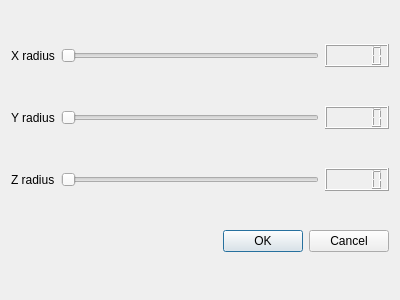
<?xml version="1.0" encoding="UTF-8"?>
<ui version="4.0">
 <class>EllispoidDialog</class>
 <widget class="QDialog" name="EllispoidDialog">
  <property name="geometry">
   <rect>
    <x>0</x>
    <y>0</y>
    <width>400</width>
    <height>300</height>
   </rect>
  </property>
  <property name="windowTitle">
   <string>Dialog</string>
  </property>
  <layout class="QGridLayout" name="gridLayout">
   <item row="0" column="0">
    <widget class="QLabel" name="label">
     <property name="text">
      <string>X radius</string>
     </property>
    </widget>
   </item>
   <item row="0" column="1">
    <widget class="QSlider" name="XSlider">
     <property name="orientation">
      <enum>Qt::Horizontal</enum>
     </property>
    </widget>
   </item>
   <item row="0" column="2">
    <widget class="QLCDNumber" name="lcdNumber"/>
   </item>
   <item row="1" column="0">
    <widget class="QLabel" name="label_2">
     <property name="text">
      <string>Y radius</string>
     </property>
    </widget>
   </item>
   <item row="1" column="1">
    <widget class="QSlider" name="YSlider">
     <property name="orientation">
      <enum>Qt::Horizontal</enum>
     </property>
    </widget>
   </item>
   <item row="1" column="2">
    <widget class="QLCDNumber" name="lcdNumber_2"/>
   </item>
   <item row="2" column="0">
    <widget class="QLabel" name="label_3">
     <property name="text">
      <string>Z radius</string>
     </property>
    </widget>
   </item>
   <item row="2" column="1">
    <widget class="QSlider" name="ZSlider">
     <property name="orientation">
      <enum>Qt::Horizontal</enum>
     </property>
    </widget>
   </item>
   <item row="2" column="2">
    <widget class="QLCDNumber" name="lcdNumber_3"/>
   </item>
   <item row="3" column="0" colspan="3">
    <widget class="QDialogButtonBox" name="buttonBox">
     <property name="orientation">
      <enum>Qt::Horizontal</enum>
     </property>
     <property name="standardButtons">
      <set>QDialogButtonBox::Cancel|QDialogButtonBox::Ok</set>
     </property>
    </widget>
   </item>
  </layout>
 </widget>
 <resources/>
 <connections>
  <connection>
   <sender>buttonBox</sender>
   <signal>accepted()</signal>
   <receiver>EllispoidDialog</receiver>
   <slot>accept()</slot>
   <hints>
    <hint type="sourcelabel">
     <x>248</x>
     <y>254</y>
    </hint>
    <hint type="destinationlabel">
     <x>157</x>
     <y>274</y>
    </hint>
   </hints>
  </connection>
  <connection>
   <sender>buttonBox</sender>
   <signal>rejected()</signal>
   <receiver>EllispoidDialog</receiver>
   <slot>reject()</slot>
   <hints>
    <hint type="sourcelabel">
     <x>295</x>
     <y>252</y>
    </hint>
    <hint type="destinationlabel">
     <x>286</x>
     <y>274</y>
    </hint>
   </hints>
  </connection>
  <connection>
   <sender>XSlider</sender>
   <signal>valueChanged(int)</signal>
   <receiver>lcdNumber</receiver>
   <slot>display(int)</slot>
   <hints>
    <hint type="sourcelabel">
     <x>205</x>
     <y>51</y>
    </hint>
    <hint type="destinationlabel">
     <x>368</x>
     <y>63</y>
    </hint>
   </hints>
  </connection>
  <connection>
   <sender>YSlider</sender>
   <signal>valueChanged(int)</signal>
   <receiver>lcdNumber_2</receiver>
   <slot>display(int)</slot>
   <hints>
    <hint type="sourcelabel">
     <x>255</x>
     <y>123</y>
    </hint>
    <hint type="destinationlabel">
     <x>353</x>
     <y>119</y>
    </hint>
   </hints>
  </connection>
  <connection>
   <sender>ZSlider</sender>
   <signal>valueChanged(int)</signal>
   <receiver>lcdNumber_3</receiver>
   <slot>display(int)</slot>
   <hints>
    <hint type="sourcelabel">
     <x>129</x>
     <y>183</y>
    </hint>
    <hint type="destinationlabel">
     <x>357</x>
     <y>179</y>
    </hint>
   </hints>
  </connection>
 </connections>
</ui>
